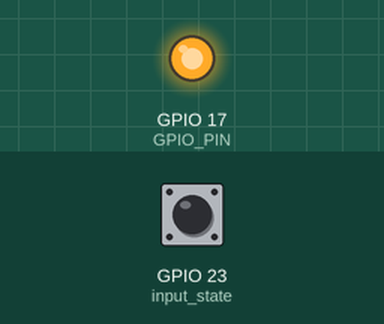
Bench run of a program on a simulated Raspberry Pi (BCM pin numbers). Shown: output pins drawn as LEDs (lit = HIGH). The inputs (shaded band) are chosen by the test bench; at power-on: GPIO 23 (input_state) HIGH.

Above: at 1.2 s.
1.3 s: GPIO 23 (input_state) pulled LOW for 0.15 s
At 1.9 s:
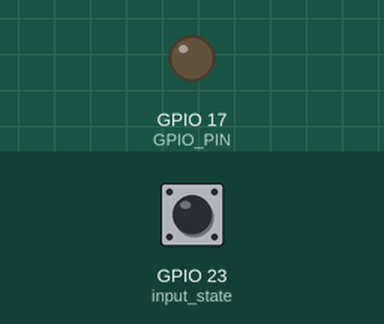
Timing chart, 0 to 4.3 s (numbered marks = the images above; inputs shaded):
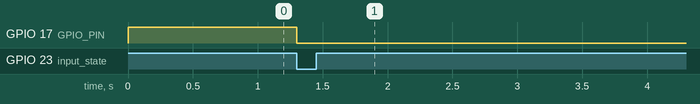

The program:

raspi_button.py
```python
import RPi.GPIO as GPIO
import time

GPIO.setmode(GPIO.BCM)

GPIO_PIN=17
GPIO.setup(23, GPIO.IN, pull_up_down=GPIO.PUD_UP)

GPIO.setup(GPIO_PIN, GPIO.OUT)
GPIO.output(GPIO_PIN, True)
while True:
    input_state = GPIO.input(23)
    if input_state == False:
	GPIO.output(GPIO_PIN, False)
```

Measured:
- after the input at 1.3 s, GPIO 17 (GPIO_PIN): HIGH → LOW at once
